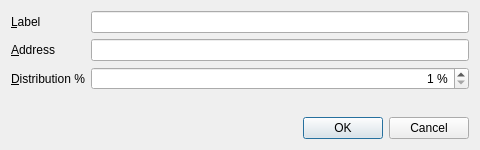
<?xml version="1.0" encoding="UTF-8"?>
<ui version="4.0">
 <class>EditStakingRewardDistributionDialog</class>
 <widget class="QDialog" name="EditStakingRewardDistributionDialog">
  <property name="geometry">
   <rect>
    <x>0</x>
    <y>0</y>
    <width>480</width>
    <height>150</height>
   </rect>
  </property>
  <property name="windowTitle">
   <string>Edit Setting</string>
  </property>
  <layout class="QVBoxLayout" name="verticalLayout">
   <item>
    <layout class="QFormLayout" name="formLayout">
     <property name="fieldGrowthPolicy">
      <enum>QFormLayout::AllNonFixedFieldsGrow</enum>
     </property>
     <item row="0" column="0">
      <widget class="QLabel" name="label">
       <property name="text">
        <string>&amp;Label</string>
       </property>
       <property name="buddy">
        <cstring>labelEdit</cstring>
       </property>
      </widget>
     </item>
     <item row="0" column="1">
      <widget class="QLineEdit" name="labelEdit">
       <property name="toolTip">
        <string>The label associated with this address list entry</string>
       </property>
      </widget>
     </item>
     <item row="1" column="0">
      <widget class="QLabel" name="label_2">
       <property name="text">
        <string>&amp;Address</string>
       </property>
       <property name="buddy">
        <cstring>addressEdit</cstring>
       </property>
      </widget>
     </item>
     <item row="1" column="1">
      <widget class="QValidatedLineEdit" name="addressEdit">
       <property name="toolTip">
        <string>The address associated with this address list entry. This can only be modified for sending addresses.</string>
       </property>
      </widget>
     </item>
     <item row="2" column="0">
      <widget class="QLabel" name="label_3">
       <property name="text">
        <string>&amp;Distribution %</string>
       </property>
       <property name="buddy">
        <cstring>percentageSpinBox</cstring>
       </property>
      </widget>
     </item>
     <item row="2" column="1">
      <widget class="QSpinBox" name="percentageSpinBox">
       <property name="toolTip">
        <string>The percentage of staking reward you want to send to the address</string>
       </property>
       <property name="minimum">
        <number>1</number>
       </property>
       <property name="maximum">
        <number>100</number>
       </property>
       <property name="suffix">
        <string> %</string>
       </property>
       <property name="alignment">
        <enum>Qt::AlignRight</enum>
       </property>
      </widget>
     </item>
    </layout>
   </item>
   <item>
    <widget class="QDialogButtonBox" name="buttonBox">
     <property name="orientation">
      <enum>Qt::Horizontal</enum>
     </property>
     <property name="standardButtons">
      <set>QDialogButtonBox::Cancel|QDialogButtonBox::Ok</set>
     </property>
    </widget>
   </item>
  </layout>
 </widget>
 <customwidgets>
  <customwidget>
   <class>QValidatedLineEdit</class>
   <extends>QLineEdit</extends>
   <header>qt/qvalidatedlineedit.h</header>
  </customwidget>
 </customwidgets>
 <resources/>
 <connections>
  <connection>
   <sender>buttonBox</sender>
   <signal>accepted()</signal>
   <receiver>EditStakingRewardDistributionDialog</receiver>
   <slot>accept()</slot>
   <hints>
    <hint type="sourcelabel">
     <x>20</x>
     <y>20</y>
    </hint>
    <hint type="destinationlabel">
     <x>20</x>
     <y>20</y>
    </hint>
   </hints>
  </connection>
  <connection>
   <sender>buttonBox</sender>
   <signal>rejected()</signal>
   <receiver>EditStakingRewardDistributionDialog</receiver>
   <slot>reject()</slot>
   <hints>
    <hint type="sourcelabel">
     <x>20</x>
     <y>20</y>
    </hint>
    <hint type="destinationlabel">
     <x>20</x>
     <y>20</y>
    </hint>
   </hints>
  </connection>
 </connections>
</ui>
